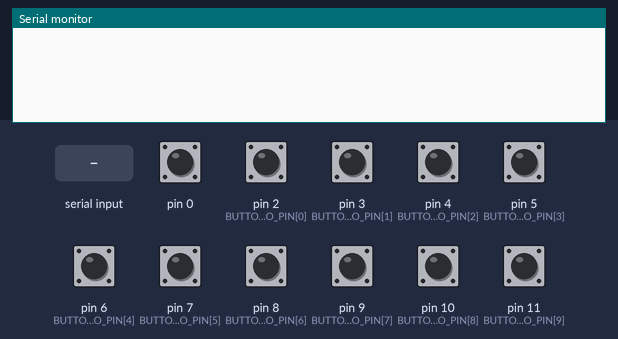
Simulated run of this sketch. Board: Arduino Leonardo, built with avr-gcc and run on an emulated ATmega32U4. On the bench: the last lines printed to the serial monitor. The test bench sets the inputs (shaded band); at power-on: pin 0, pin 2 (BUTTON_ARDUINO_PIN[0]), pin 3 (BUTTON_ARDUINO_PIN[1]), pin 4 (BUTTON_ARDUINO_PIN[2]), pin 5 (BUTTON_ARDUINO_PIN[3]), pin 6 (BUTTON_ARDUINO_PIN[4]), pin 7 (BUTTON_ARDUINO_PIN[5]), pin 8 (BUTTON_ARDUINO_PIN[6]), pin 9 (BUTTON_ARDUINO_PIN[7]), pin 10 (BUTTON_ARDUINO_PIN[8]), pin 11 (BUTTON_ARDUINO_PIN[9]) HIGH.

Above: at 1.2 s.
1.3 s: "A" received over Serial
At 2.0 s:
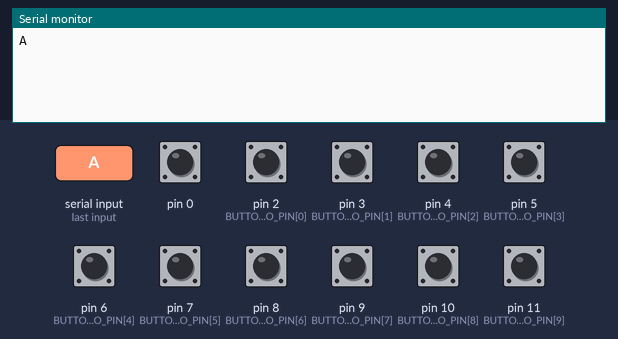
2.8 s: "B" received over Serial
At 3.2 s:
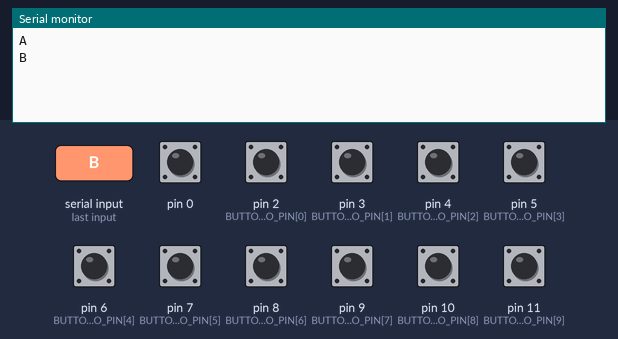
4.3 s: "C" received over Serial
At 5.5 s:
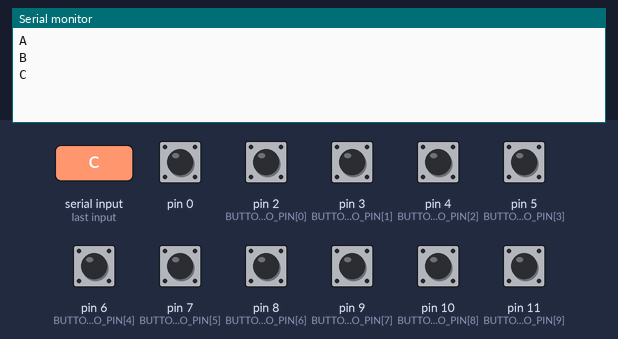
5.8 s: "D" received over Serial
At 6.7 s:
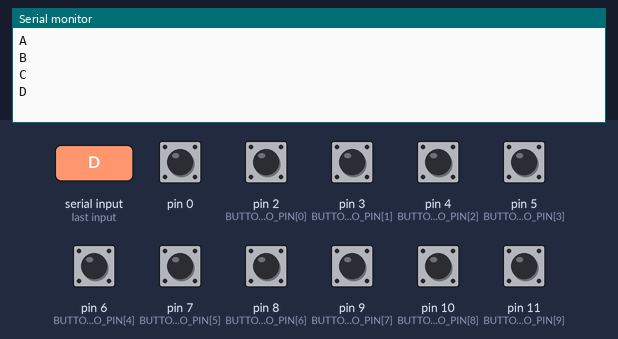
7.3 s: "1" received over Serial
At 7.8 s:
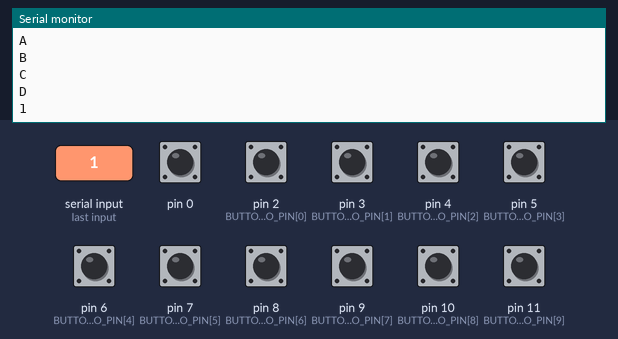

The sketch:

LaserSoundBT.ino
```cpp
#define ATMEGA32U4

#include <MIDIUSB.h> d
#include <MIDI.h>
#include <SoftwareSerial.h>

int current_key = 1;

MIDI_CREATE_DEFAULT_INSTANCE();

// BOTOES
const int N_BUTTONS = 11; //*  número total de botões
const int BUTTON_ARDUINO_PIN[N_BUTTONS] = {2,3,4,5,6,7,8,9,10,11}; //* pinos de cada botão

int buttonCState[N_BUTTONS] = {1};        // armazena o valor atual do botão
int buttonPState[N_BUTTONS] = {0};        // armazena o valor anterior do botão

// debounce
unsigned long lastDebounceTime[N_BUTTONS] = {0};  // a última vez que o pino de saída foi alternado
unsigned long debounceDelay = 5;    //* o tempo de debounce; aumentar se a saída estiver mandando muitas notas de uma vez so

byte midiCh = 1; //* Canal MIDI a ser usado
byte note = 48; //* nota mais baixa a ser usada
byte cc = 1; //* O mais baixo MIDI CC a ser usado


void setup() {

  Serial.begin(115200);


  for (int i = 0; i < N_BUTTONS; i++) {
    pinMode(BUTTON_ARDUINO_PIN[i], INPUT_PULLUP);
  }

}

void loop() {

  buttons();
  buttons_bt();
}


void buttons_bt(){


   for (int i = 0; i < current_key; i++) {

        if (Serial.available() > 0) {
    char current_key = Serial.read();
    Serial.println (current_key);

     if (current_key == 'A') {
      byte note = 36;

     }

     else if (current_key =='B') {
      byte note = 62;

     }
     else if (current_key =='C') {
      byte note = 38;

     }
     else if (current_key =='D') {
      byte note = 39;

     }
  }
}
}

void buttons(){

      for (int i = 0; i < N_BUTTONS; i++) {

    buttonCState[i] = digitalRead(BUTTON_ARDUINO_PIN[i]);

      if ((millis() - lastDebounceTime[i]) > debounceDelay) {

        if (buttonPState[i] != buttonCState[i]) {
        lastDebounceTime[i] = millis();

          if (buttonCState[i] == LOW) {

          noteOn(midiCh, note + i, 127);  // channel, note, velocity
          MidiUSB.flush();

        }
        else {
          noteOff(midiCh, note + i, 0);  // channel, note, velocity
          MidiUSB.flush();

        }
        buttonPState[i] = buttonCState[i];
   }
  }
 }
}

void noteOn(byte channel, byte pitch, byte velocity) {
  midiEventPacket_t noteOn = {0x09, 0x90 | channel, pitch, velocity};
  MidiUSB.sendMIDI(noteOn);
}

void noteOff(byte channel, byte pitch, byte velocity) {
  midiEventPacket_t noteOff = {0x08, 0x80 | channel, pitch, velocity};
  MidiUSB.sendMIDI(noteOff);
}

void controlChange(byte channel, byte control, byte value) {
  midiEventPacket_t event = {0x0B, 0xB0 | channel, control, value};
  MidiUSB.sendMIDI(event);
}
```

Measured:
- after the input at 1.3 s, the serial monitor: prints a new line at once (image 1)
- after the input at 2.8 s, the serial monitor: prints a new line at once (image 2)
- after the input at 4.3 s, the serial monitor: prints a new line at once (image 3)
- after the input at 5.8 s, the serial monitor: prints a new line at once (image 4)
- after the input at 7.3 s, the serial monitor: prints a new line at once (image 5)
